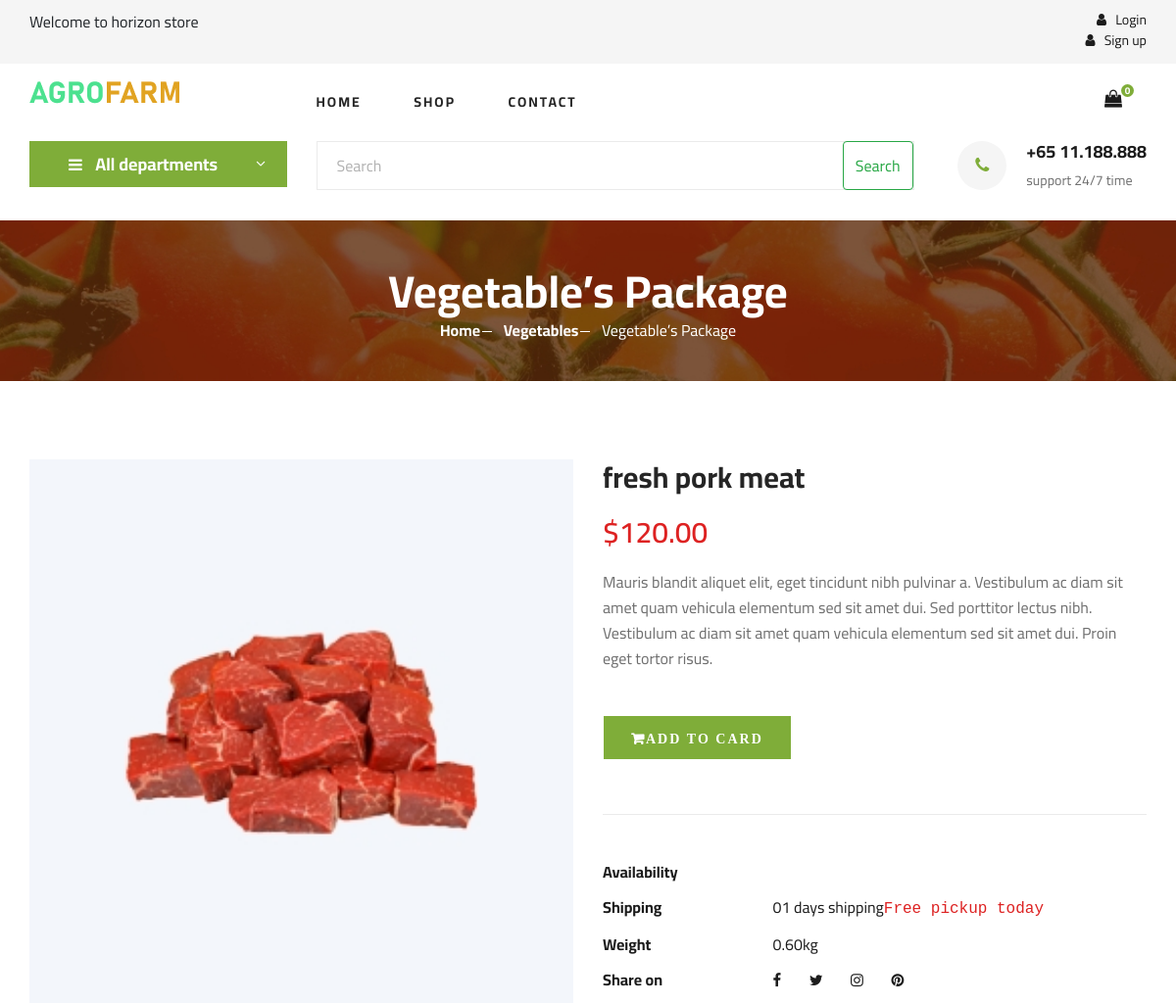
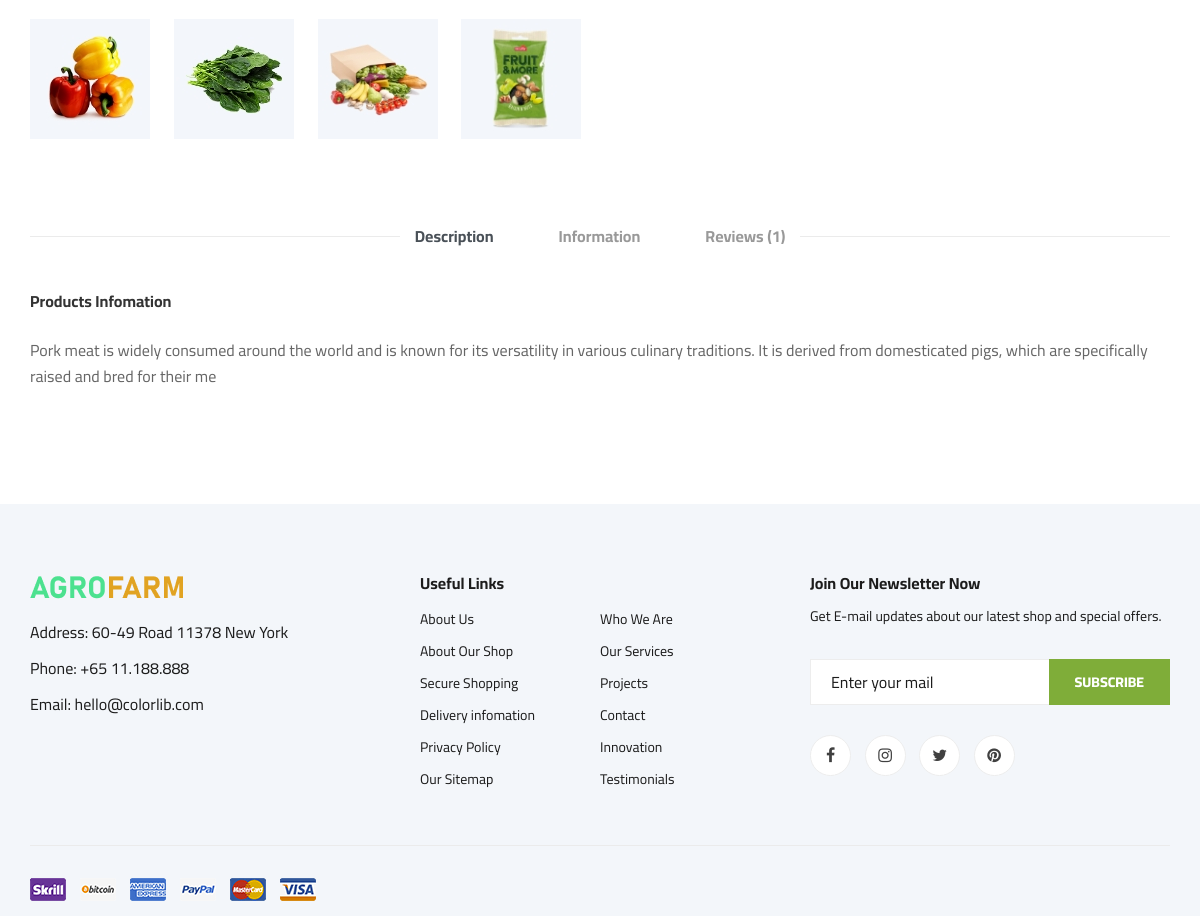
The page /shopdetails1 on the database its author committed (2 pictures, top to bottom).
### appusers/models.py (models this page shows, shortened)
class Cart(models.Model):
    user = models.ForeignKey(User, on_delete=models.CASCADE)
    completed = models.BooleanField(default=False)
    discounted_price = models.DecimalField(max_digits=10, decimal_places=2, default=0)
    @property
    def num_of_items(self):
        return sum(item.quantity for item in self.cartitems.all())

class Products(models.Model):
    ALL_DEPARTMENT = [
    ("fruits", "fruits"),
    ("vegetables", "vegetables"),
    ("meats", "meats"),
    ("fast foods", "fast foods"),
    ("drinks", "drinks"),
    ]
    ALL_PRODUCT_TYPE = [
    ("featured products", "featured products"),
    ("latest products", "latest products"),
    ("top reated products", "top reated products"),
    ("review products", "review products"),
    ("sales off", "sales off"),
    ]
    id = models.PositiveIntegerField(primary_key=True)
    item_photo = models.ImageField(upload_to='products')
    name = models.CharField(max_length=20)
    price = models.DecimalField(max_digits=10, decimal_places=2, default=0)
    department = models.CharField(blank=True, max_length=10, choices=ALL_DEPARTMENT)
    producttype = models.CharField(blank=True, max_length=30, choices=ALL_PRODUCT_TYPE)
    shipping = models.CharField(blank=True, max_length=20)
    avaliabilty = models.CharField(blank=True, max_length=20)
    weight = models.CharField(blank=True, max_length=20)
    description = models.TextField(blank=True, max_length=200)
    information = models.TextField(blank=True, max_length=200)
    reviews = models.TextField(blank=True, max_length=200)
    discount = models.CharField(blank=True, max_length=20)
    old_price = models.CharField(blank=True, max_length=20)

### appusers/views.py (the view)
# urls.py: path('shopdetails<int:id>', Shopdetails,name='shopdetails_page' ),
def Shopdetails(request, id):
    details = Products.objects.get(id=id)
    if request.user.is_authenticated:
        global cart
        cart, created = Cart.objects.get_or_create(user=request.user, completed=False)
    data = {'details':details, 'cart':cart,}
    return render(request, 'shopdetails.html', data)

### templates/shopdetails.html (shortened to what this page needs)
{% extends 'base.html' %}
{% load static %}
{% block shop %}
    <section class="breadcrumb-section set-bg" data-setbg="img/breadcrumb.jpg">
        <div class="container">
            <div class="row">
                <div class="col-lg-12 text-center">
                    <div class="breadcrumb__text">
                        <h2>Vegetable’s Package</h2>
                        <div class="breadcrumb__option">
                            <a href="./index.html">Home</a>
                            <a href="./index.html">Vegetables</a>
                            <span>Vegetable’s Package</span>
                        </div>
                    </div>
                </div>
            </div>
        </div>
    </section>
    <section class="product-details spad">
        <div class="container">
            <div class="row">
                <div class="col-lg-6 col-md-6">
                    <div class="product__details__pic">
                        <div class="product__details__pic__item">
                            <img class="product__details__pic__item--large"
                                src="{{ details.item_photo.url }}" alt="">
                        </div>
                        <div class="product__details__pic__slider owl-carousel">
                            <img data-imgbigurl="img/product/details/product-details-2.jpg"
                                src="img/product/details/thumb-1.jpg" alt="">
                            <img data-imgbigurl="img/product/details/product-details-3.jpg"
                                src="img/product/details/thumb-2.jpg" alt="">
                            <img data-imgbigurl="img/product/details/product-details-5.jpg"
                                src="img/product/details/thumb-3.jpg" alt="">
                            <img data-imgbigurl="img/product/details/product-details-4.jpg"
                                src="img/product/details/thumb-4.jpg" alt="">
                        </div>
                    </div>
                </div>
                <div class="col-lg-6 col-md-6">
                    <div class="product__details__text">
                        <h3>{{ details.name }}</h3>
                        <div class="product__details__price">${{ details.price }}</div>
                        <p>Mauris blandit aliquet elit, eget tincidunt nibh pulvinar a. Vestibulum ac diam sit amet quam
                            vehicula elementum sed sit amet dui. Sed porttitor lectus nibh. Vestibulum ac diam sit amet
                            quam vehicula elementum sed sit amet dui. Proin eget tortor risus.</p>
						<div class="product__item">
                        <button value="{{ details.id }}" data-action="add" class="fa fa-shopping-cart primary-btn add_to_car">ADD TO CARD</button>
						</div>
                        <ul>
                            <li><b>Availability</b> </li>
                            <li><b>Shipping</b> <span>{{ details.shipping }}<samp>Free pickup today</samp></span></li>
                            <li><b>Weight</b> <span>{{ details.weight }}</span></li>
                            <li><b>Share on</b>
                                <div class="share">
                                    <a href="#"><i class="fa fa-facebook"></i></a>
                                    <a href="#"><i class="fa fa-twitter"></i></a>
                                    <a href="#"><i class="fa fa-instagram"></i></a>
                                    <a href="#"><i class="fa fa-pinterest"></i></a>
                                </div>
                            </li>
                        </ul>
                    </div>
                </div>
                <div class="col-lg-12">
                    <div class="product__details__tab">
                        <ul class="nav nav-tabs" role="tablist">
                            <li class="nav-item">
                                <a class="nav-link active" data-toggle="tab" href="#tabs-1" role="tab"
                                    aria-selected="true">Description</a>
                            </li>
                            <li class="nav-item">
                                <a class="nav-link" data-toggle="tab" href="#tabs-2" role="tab"
                                    aria-selected="false">Information</a>
                            </li>
                            <li class="nav-item">
                                <a class="nav-link" data-toggle="tab" href="#tabs-3" role="tab"
                                    aria-selected="false">Reviews <span>(1)</span></a>
                            </li>
                        </ul>
                        <div class="tab-content">
                            <div class="tab-pane active" id="tabs-1" role="tabpanel">
                                <div class="product__details__tab__desc">
                                    <h6>Products Infomation</h6>
                                    <p>{{ details.description }}</p>
                                </div>
                            </div>
                        </div>
                    </div>
                </div>
            </div>
        </div>
    </section>
{% endblock %}

### templates/base.html (shortened to what this page needs)
{% load static %}
<!DOCTYPE html>
<html lang="zxx">
<head>
    <link rel="stylesheet" href="{% static 'css/bootstrap.min.css' %}" type="text/css">
    <link rel="stylesheet" href="{% static 'css/font-awesome.min.css' %}" type="text/css">
    <link rel="stylesheet" href="{% static 'css/elegant-icons.css' %}" type="text/css">
    <link rel="stylesheet" href="{% static 'css/nice-select.css' %}" type="text/css">
    <link rel="stylesheet" href="{% static 'css/jquery-ui.min.css' %}" type="text/css">
    <link rel="stylesheet" href="{% static 'css/owl.carousel.min.css' %}" type="text/css">
    <link rel="stylesheet" href="{% static 'css/slicknav.min.css' %}" type="text/css">
    <link rel="stylesheet" href="{% static 'css/style.css' %}" type="text/css">
</head>
<body>
    <header class="header">
        <div class="header__top">
            <div class="container">
                <div class="row">
                    <div class="col-lg-6 col-md-6">
                        <div class="header__top__left">
                            <marquee><span> Welcome to horizon store </span></marquee>
                        </div>
                    </div>
                    <div class="col-lg-6 col-md-6">
                        <div class="header__top__right">
                            <div class="header__top__right__auth">
							{%if request.user.is_authenticated %}
							<a href="/logout"><i class="fa fa-user"></i> Logout</a>
                           <!-- <a href="/dashboard">
                            <button class="mr-4 btn">MARKET</button> </a>  -->
							{%else%}
						<span>	 <a href="/login"><i class="fa fa-user"></i> Login</a>
							 <a href="/signup"><i class="fa fa-user"></i> Sign up</a>  </span>
	                        {%endif%}
                            </div>
                        </div>
                    </div>
                </div>
            </div>
        </div>
        <div class="container">
            <div class="row">
                <div class="col-lg-3">
                    <div class="header__logo">
                        <a href="/"><img src="{% static 'img/logo.png' %}" alt=""></a>
                    </div>
                </div>
                <div class="col-lg-6">
                    <nav class="header__menu">
                        <ul>
                            <li ><a href="/">Home</a></li>
                            <li ><a href="/allproduct">Shop</a></li>
                            <li><a href="./contact.html">Contact</a></li>
                        </ul>
                    </nav>
                </div>
                <div class="col-lg-3">
                    <div class="header__cart">
                        <ul>
                            <li><a href="/cart"><i class="fa fa-shopping-bag"></i> <span id="num_of_items" > {{ cart.num_of_items }}</span></a></li>
                        </ul>
                    </div>
                </div>
            </div>
        </div>
    </header>
    <section class="hero hero-normal">
        <div class="container">
            <div class="row">
                <div class="col-lg-3">
                    <div class="hero__categories">
                        <div class="hero__categories__all">
                            <i class="fa fa-bars"></i>
                            <span>All departments</span>
                        </div>
                    </div>
                </div>
                <div class="col-lg-9">
                    <div class="hero__search">
                     <div class="hero__search__form">
                            <form class="d-flex" role="search" method="POST" action="/search">
								 <input
									class="form-control me-2"
									type="search"
									placeholder="Search"
									name="search_query"
									required aria-label="Search"
								 >
								 <button class="btn btn-outline-success" type="submit">Search</button>
                            </form>
                        </div>
                        <div class="hero__search__phone">
                            <div class="hero__search__phone__icon">
                                <i class="fa fa-phone"></i>
                            </div>
                            <div class="hero__search__phone__text">
                                <h5>+65 11.188.888</h5>
                                <span>support 24/7 time</span>
                            </div>
                        </div>
                    </div>
                </div>
            </div>
        </div>
    </section>
	{% block shop %}   {% endblock %}
    <footer class="footer spad">
        <div class="container">
            <div class="row">
                <div class="col-lg-3 col-md-6 col-sm-6">
                    <div class="footer__about">
                        <div class="footer__about__logo">
                            <a href="./index.html"><img src="{% static 'img/logo.png' %}" alt=""></a>
                        </div>
                        <ul>
                            <li>Address: 60-49 Road 11378 New York</li>
                            <li>Phone: +65 11.188.888</li>
                            <li>Email: hello@colorlib.com</li>
                        </ul>
                    </div>
                </div>
                <div class="col-lg-4 col-md-6 col-sm-6 offset-lg-1">
                    <div class="footer__widget">
                        <h6>Useful Links</h6>
                        <ul>
                            <li><a href="#">About Us</a></li>
                            <li><a href="#">About Our Shop</a></li>
                            <li><a href="#">Secure Shopping</a></li>
                            <li><a href="#">Delivery infomation</a></li>
                            <li><a href="#">Privacy Policy</a></li>
                            <li><a href="#">Our Sitemap</a></li>
                        </ul>
                        <ul>
                            <li><a href="#">Who We Are</a></li>
                            <li><a href="#">Our Services</a></li>
                            <li><a href="#">Projects</a></li>
                            <li><a href="#">Contact</a></li>
                            <li><a href="#">Innovation</a></li>
                            <li><a href="#">Testimonials</a></li>
                        </ul>
                    </div>
                </div>
                <div class="col-lg-4 col-md-12">
                    <div class="footer__widget">
                        <h6>Join Our Newsletter Now</h6>
                        <p>Get E-mail updates about our latest shop and special offers.</p>
                        <form action="#">
                            <input type="text" placeholder="Enter your mail">
                            <button type="submit" class="site-btn">Subscribe</button>
                        </form>
                        <div class="footer__widget__social">
                            <a href="#"><i class="fa fa-facebook"></i></a>
                            <a href="#"><i class="fa fa-instagram"></i></a>
                            <a href="#"><i class="fa fa-twitter"></i></a>
                            <a href="#"><i class="fa fa-pinterest"></i></a>
                        </div>
                    </div>
                </div>
            </div>
            <div class="row">
                <div class="col-lg-12">
                    <div class="footer__copyright">
                        <div class="footer__copyright__text"><p>
                        <div class="footer__copyright__payment"><img src="{% static 'img/payment-item.png' %}" alt=""></div>
                    </div>
                </div>
            </div>
        </div>
    </footer>
</body>
</html>

### templates/base.html (style rules this page uses)
.add_to_car { border: 1px solid white; }

### rows shown on the page
Cart: num_of_items "0"
Products: item_photo (picture), name "fresh pork meat", price "120.00", shipping "01 days shipping", weight "0.60kg", description "Pork meat is widely consumed around the world and is known for its versatility in various culinary traditions. It is derived from domesticated pigs, which are specifically raised and bred for their me"
